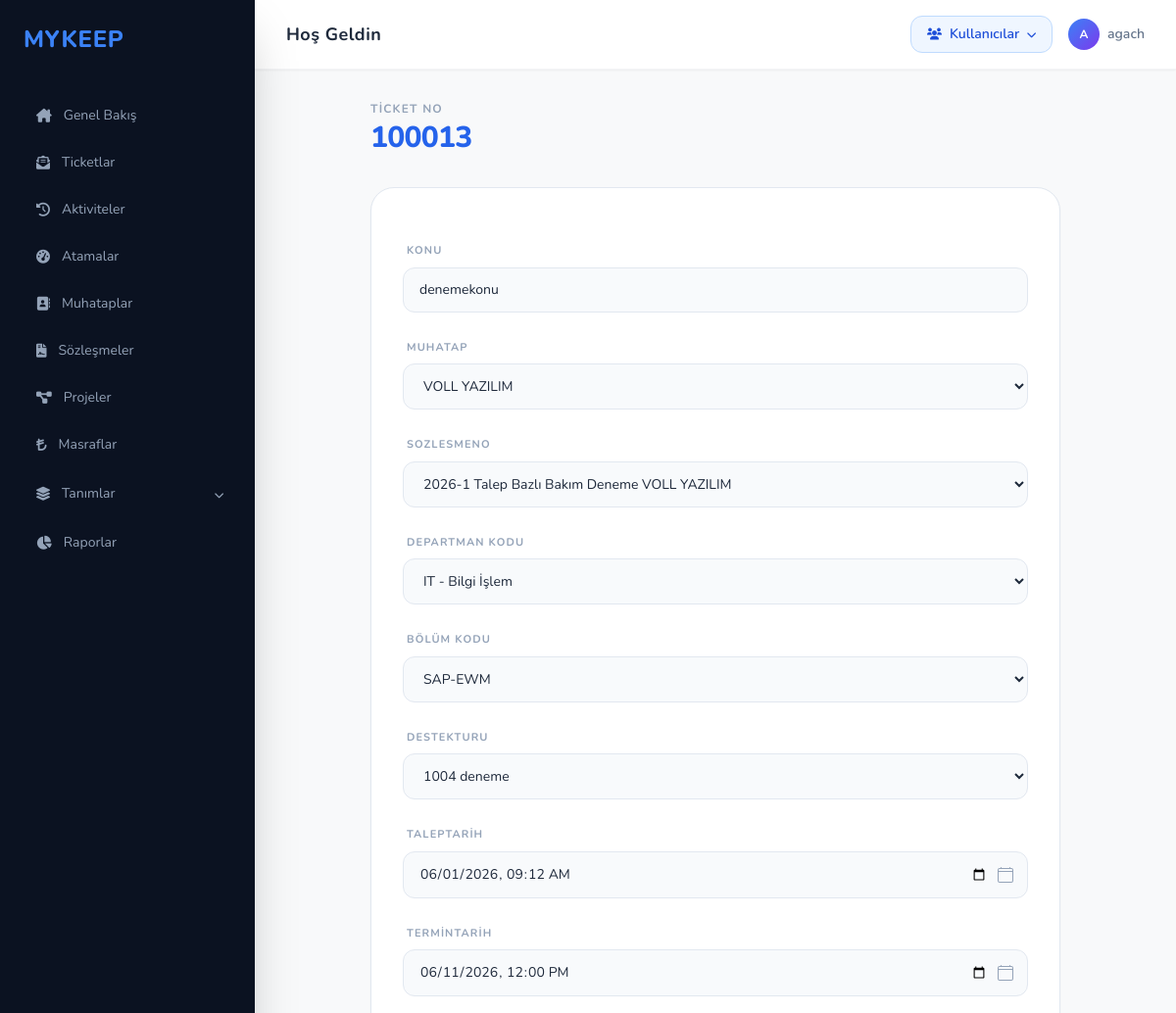
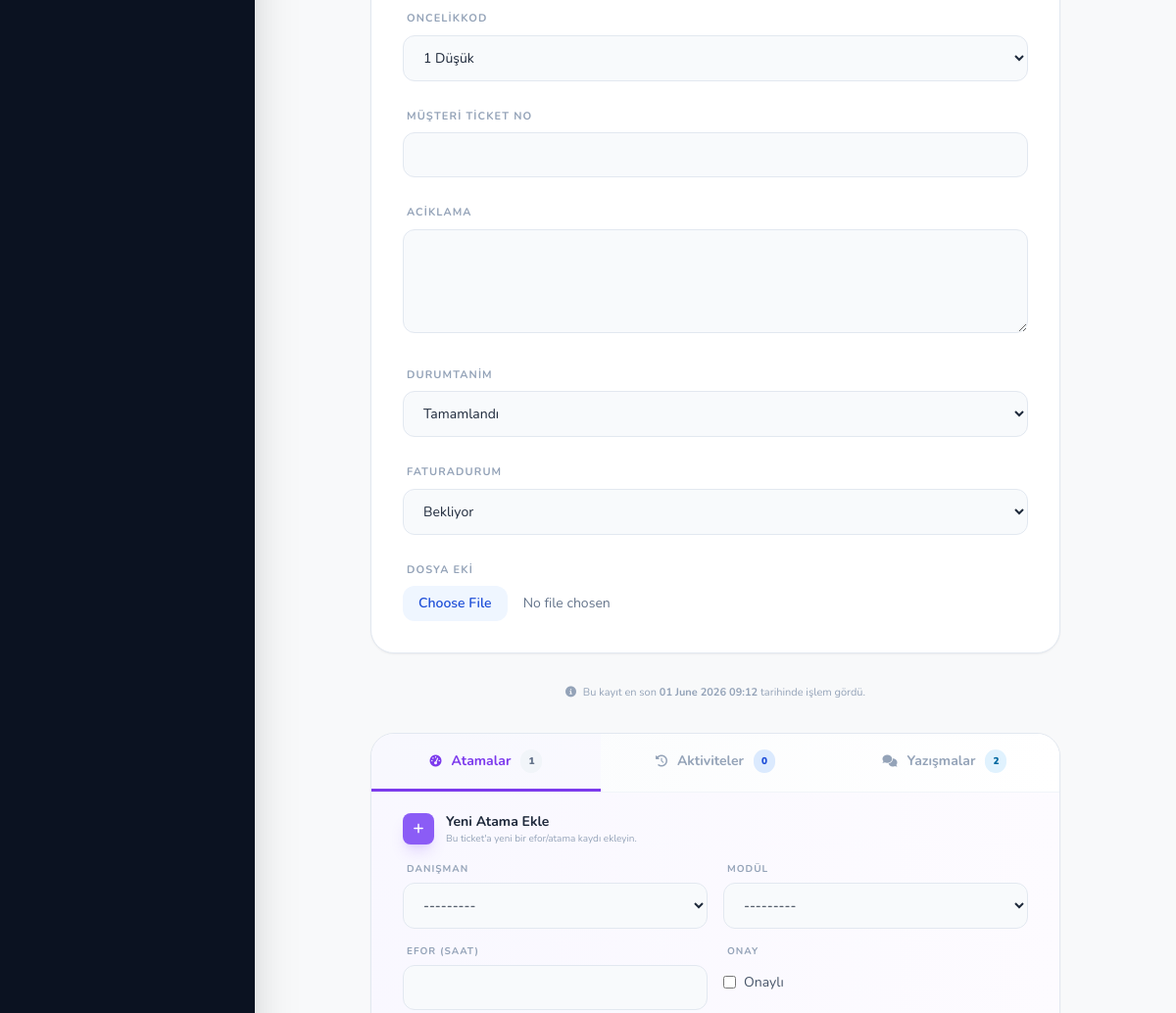
Before: /ticketlar/duzenle/100013/ (signed in, upper part) with the older database file (2 pictures, top to bottom).
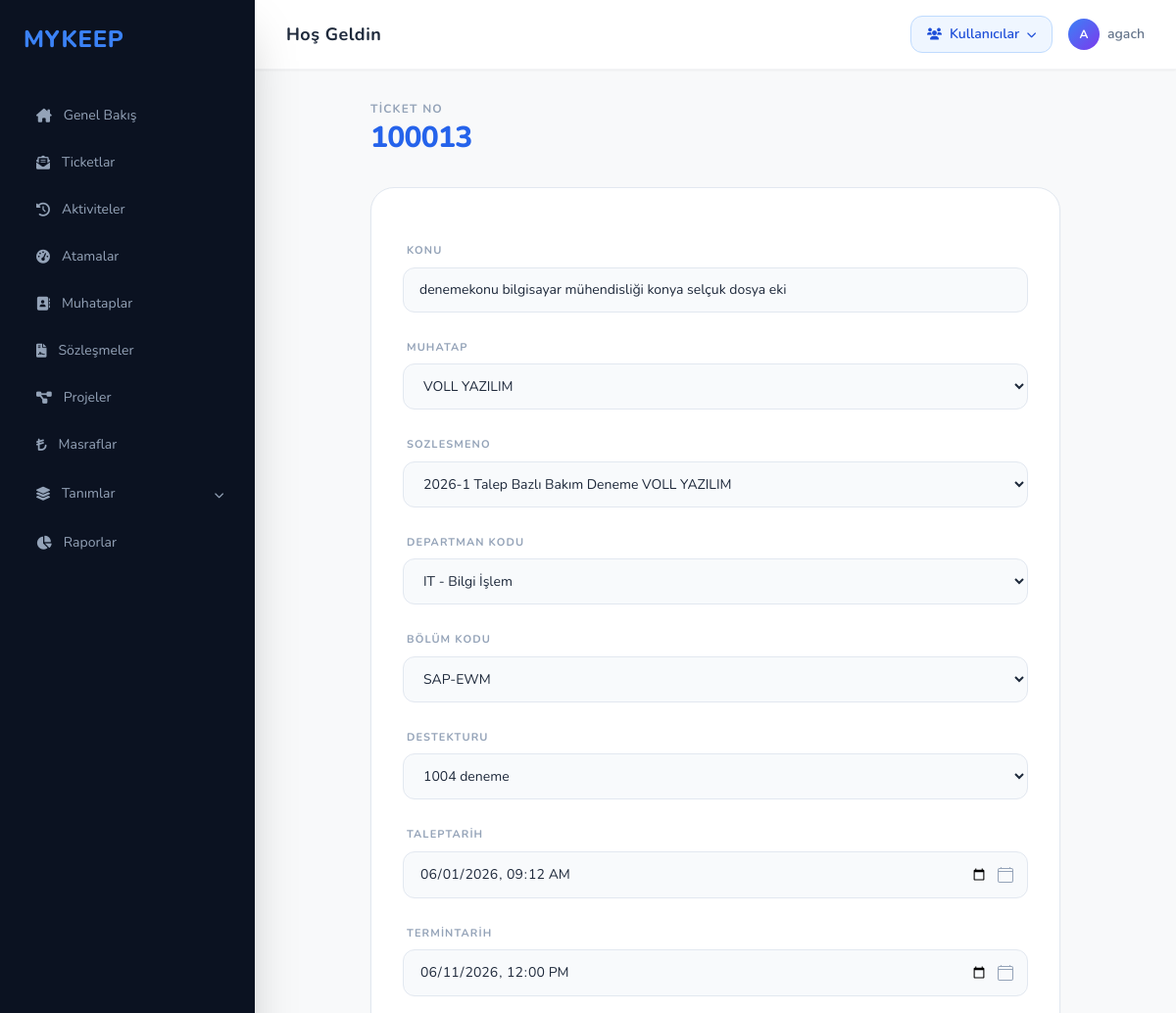
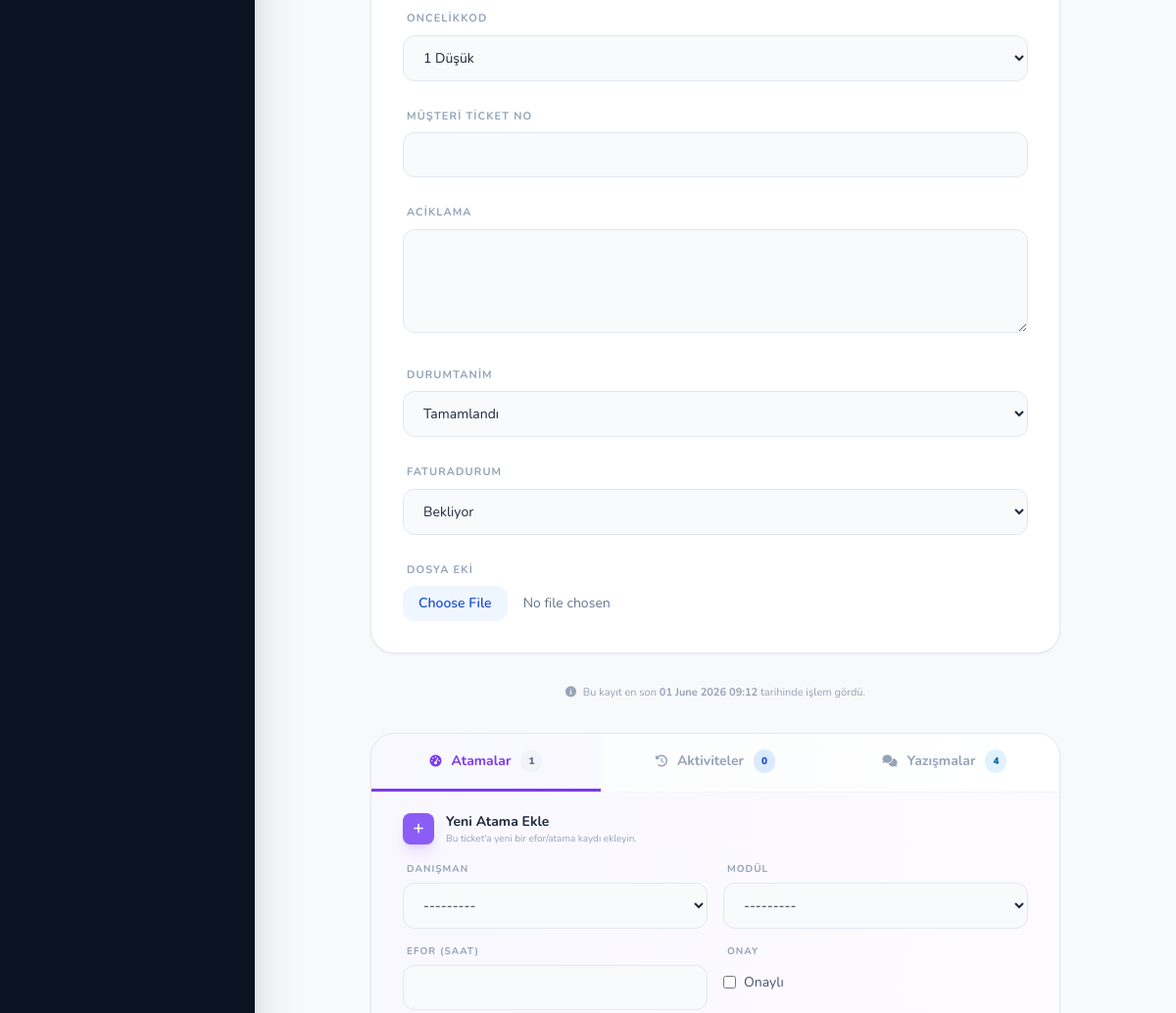
After: the same page with the newer database file (2 pictures, top to bottom).
### ticket/models.py (models this page shows, shortened)
class ticket(models.Model):
    ticketno = models.IntegerField(primary_key=True, unique=True, blank=True)
    konu: models.CharField= models.CharField(max_length=100)
    unvan = models.ForeignKey("muhatap.muhatap", to_field="unvan", on_delete=models.CASCADE, null=True)
    sozlesmeno = models.ForeignKey("sozlesme.sozlesmeler", to_field="sozlesmeno", on_delete=models.CASCADE, null=True)
    departmankod = models.ForeignKey("departman.departman", to_field="kod", on_delete=models.SET_NULL, null=True, blank=True)
    bolumkod = models.ForeignKey("modul.bolum", to_field="kod", on_delete=models.CASCADE, null=True)
    destekturu = models.ForeignKey("destekturu.destektur", to_field="definition", on_delete=models.PROTECT, null=True)
    taleptarih = models.DateTimeField(default=timezone.now)
    termintarih = models.DateTimeField(null=True, blank=True)
    oncelikkod = models.ForeignKey("destekturu.oncelik", to_field="kod", on_delete=models.CASCADE, null=True)
    aciklama = models.TextField(null=True, blank=True)
    durumtanim = models.ForeignKey("statu", to_field="durumtanim", on_delete=models.CASCADE, null=True)
    faturadurum = models.ForeignKey("faturalama", to_field="faturadurum", on_delete=models.CASCADE, null=True)
    danisman = models.ManyToManyField("modul.danisman", blank=True, related_name="ticket_danismanlar")
    efor = models.FloatField(null=True, blank=True)
    onay = models.BooleanField(default=False)
    musteri_ticket_no = models.CharField(max_length=50, null=True, blank=True, verbose_name="Müşteri Ticket No")

### ticket/views.py (the view, shortened to what this page needs)
# urls.py: path('ticketlar/duzenle/<int:pk>/', ticket_views.ticket_duzenle, name='ticket_duzenle'),
def ticket_duzenle(request, pk):
    kayit = get_object_or_404(ticket, pk=pk)
    aktiviteler = aktivite.objects.filter(ticketno=kayit).select_related("danisman", "modul").order_by('-date')
    toplam_efor = sum(a.time or 0 for a in aktiviteler)
    eforlar = atama.objects.filter(ticketno=kayit).select_related("danisman", "modul").order_by('-pk')
    toplam_atama_efor = sum(e.efor or 0 for e in eforlar)
    yazismalar = TicketYazisma.objects.filter(ticketno=kayit).select_related("kullanici")
    if request.method == "POST":
        if 'aktivite_ekle' in request.POST:
            aktivite_form = TicketIciAktiviteForm(request.POST)
            if aktivite_form.is_valid():
                yeni = aktivite_form.save(commit=False)
                yeni.ticketno = kayit
                yeni.save()
                if yeni.danisman:
                    kayit.danisman.add(yeni.danisman)
                return redirect('ticket_duzenle', pk=pk)
            form = TicketForm(instance=kayit, user=request.user)
            efor_form = TicketIciEforForm()
            yazisma_form = TicketYazismaForm()
        elif 'efor_ekle' in request.POST:
            efor_form = TicketIciEforForm(request.POST)
            if efor_form.is_valid():
                yeni_efor = efor_form.save(commit=False)
                yeni_efor.ticketno = kayit
                yeni_efor.save()
                if yeni_efor.danisman:
                    kayit.danisman.add(yeni_efor.danisman)
                return redirect('ticket_duzenle', pk=pk)
            form = TicketForm(instance=kayit, user=request.user)
            aktivite_form = TicketIciAktiviteForm()
            yazisma_form = TicketYazismaForm()
        elif 'yazisma_ekle' in request.POST:
            yazisma_form = TicketYazismaForm(request.POST, request.FILES)
            if yazisma_form.is_valid():
                yeni_yazisma = yazisma_form.save(commit=False)
                yeni_yazisma.ticketno = kayit
                if request.user.is_authenticated:
                    yeni_yazisma.kullanici = request.user
                yeni_yazisma.save()
                return redirect('ticket_duzenle', pk=pk)
            form = TicketForm(instance=kayit, user=request.user)
            aktivite_form = TicketIciAktiviteForm()
            efor_form = TicketIciEforForm()
        else:
            form = TicketForm(request.POST, request.FILES, instance=kayit, user=request.user)
            if form.is_valid():
                form.save()
                yeni_dosya = form.cleaned_data.get('ilk_dosya')
                if yeni_dosya:
                    TicketYazisma.objects.create(
                        ticketno=kayit,
                        kullanici=request.user if request.user.is_authenticated else None,
                        mesaj="Ticket düzenlemesinde dosya eklendi.",
                        dosya=yeni_dosya,
                    )
                return redirect('ticket_listesi')
            aktivite_form = TicketIciAktiviteForm()
            efor_form = TicketIciEforForm()
            yazisma_form = TicketYazismaForm()
    else:
        form = TicketForm(instance=kayit, user=request.user)
        aktivite_form = TicketIciAktiviteForm()
        efor_form = TicketIciEforForm()
        yazisma_form = TicketYazismaForm()
    return render(request, 'ticket_duzenle.html', {
        'form': form,
        'kayit': kayit,
        'aktiviteler': aktiviteler,
        'aktivite_form': aktivite_form,
        'toplam_efor': toplam_efor,
        'eforlar': eforlar,
        'efor_form': efor_form,
        'toplam_atama_efor': toplam_atama_efor,
        'yazismalar': yazismalar,
        'yazisma_form': yazisma_form,
    })

### departman/models.py (called while the page is built)
    def __str__(self):
        return f"{self.kod} - {self.tanim}"

### destekturu/models.py (called while the page is built)
    def __str__(self):
        return f"{self.kod} {self.definition}"

    def __str__(self):
        return f"{self.kod} {self.tanim}"

### modul/models.py (called while the page is built)
    def __str__(self):
        return f"{self.program}-{self.isim}"

    def __str__(self):
        return f"{self.isim}"

### muhatap/models.py (called while the page is built)
    def __str__(self):
        return f"{self.unvan}   "

### sozlesme/models.py (called while the page is built)
    def __str__(self):
        return self.tanim

    def __str__(self):
        return f"{self.sozlesmeno} {self.tip}  {self.tanim} {str(self.muhatap)}"

### ticket/models.py (called while the page is built)
    def __str__(self):
        return f"{self.durumtanim}"

    def __str__(self):
        return f"{self.faturadurum}"

### templates/ticket_duzenle.html (shortened to what the changed rows need)
{% extends 'base.html' %}
{% block content %}
<div class="max-w-3xl mx-auto px-4 lg:px-8">
    <div class="mb-8 flex items-end justify-between">
        <div>
            <span class="text-xs font-bold text-slate-400 uppercase tracking-widest block mb-1">Ticket No</span>
            <h1 class="text-3xl font-extrabold text-blue-600 tracking-tight">{{ kayit.ticketno }}</h1>
        </div>
    </div>
    <div class="bg-white border border-slate-200 rounded-3xl shadow-sm overflow-hidden mb-8">
        <form method="post" enctype="multipart/form-data" id="ticket-form" class="p-8 space-y-6">
            <div class="grid grid-cols-1 gap-y-7">
                {% for field in form %}
                <div class="group">
                    <label class="block text-[11px] font-bold text-slate-400 uppercase tracking-widest mb-2 px-1 transition-colors group-focus-within:text-blue-600">
                        {{ field.label }}
                    </label>
                    <div class="relative">
                        {{ field }}
                    </div>
                </div>
                {% endfor %}
            </div>
        </form>
    </div>
    <p class="text-center text-[11px] text-slate-400 mt-6 mb-8">
        <i class="fa-solid fa-info-circle mr-1"></i> Bu kayıt en son <b>{{ kayit.taleptarih|date:"d F Y H:i" }}</b> tarihinde işlem gördü.
    </p>
    <div class="bg-white border border-slate-200 rounded-3xl shadow-sm overflow-hidden mb-10">
        <div class="flex border-b border-slate-100 bg-gradient-to-r from-slate-50/80 to-white">
            <button type="button" onclick="switchTab('yazismalar')" id="tab-btn-yazismalar"
                class="tab-btn flex-1 flex items-center justify-center space-x-2.5 py-4 px-6 text-sm font-bold transition-all duration-300 border-b-[3px] border-transparent text-slate-400 hover:text-slate-600 hover:bg-slate-50/60">
                <i class="fa-solid fa-comments text-xs"></i>
                <span>Yazışmalar</span>
                <span class="ml-1 px-2 py-0.5 rounded-full text-[10px] font-black bg-sky-100 text-sky-700">{{ yazismalar|length }}</span>
            </button>
        </div>
    </div>
</div>
{% endblock %}

Changed rows visible on the page:
changed ticket "IT - Bilgi İşlem": konu "denemekonu" → "denemekonu bilgisayar mühendisliği konya selçuk dosya eki"
Other visible differences:
{{ yazismalar|length }}: "2" → "4"
